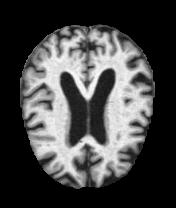
#> input picture dementia/test/MildDemented/26 (19).jpg, 176 x 208 px; its folder holds only this picture in this run
$ python glcm_refsi.py   (older library calls are emulated)
#> lines starting #> are read from the running program, lines starting #| are printed output that depends on the picture
import numpy as np
import matplotlib.pyplot as plt
import glob
import cv2
import os
import seaborn as sns
import pandas as pd
from skimage.filters import sobel
from skimage.feature import greycomatrix, greycoprops
from skimage.measure import shannon_entropy

#Resize images to
SIZE = 128

#Capture images and labels into arrays.
#Start by creating empty lists.
train_images = []
train_labels = []
#for directory_path in glob.glob("cell_images/train/*"):
for directory_path in glob.glob("dementia/train/*"):
    label = directory_path.split("\\")[-1]
    print(label)
    for img_path in glob.glob(os.path.join(directory_path, "*.jpg")):
        print(img_path)
        img = cv2.imread(img_path, 0) #Reading color images
        img = cv2.resize(img, (SIZE, SIZE)) #Resize images
        train_images.append(img)
        train_labels.append(label)

train_images = np.array(train_images)
train_labels = np.array(train_labels)

#Do exactly the same for test/validation images
# test
test_images = []
test_labels = []
#for directory_path in glob.glob("cell_images/test/*"):
for directory_path in glob.glob("dementia/test/*"):
    fruit_label = directory_path.split("\\")[-1]
    for img_path in glob.glob(os.path.join(directory_path, "*.jpg")):
        img = cv2.imread(img_path, 0)
#> img is the input picture: shape (208, 176); min 0, max 254, mean 69.6
        img = cv2.resize(img, (SIZE, SIZE))
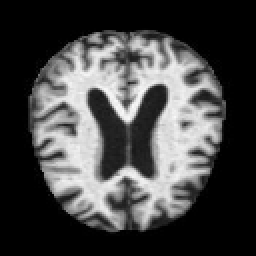
#> img: shape (128, 128) (shown 2 times larger); min 0, max 250, mean 69.6
        test_images.append(img)
        test_labels.append(fruit_label)
#> pass 2 of the loop `for directory_path in glob.glob("dementia/test/*"):`:
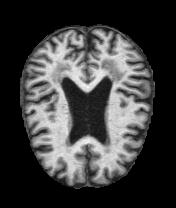
#> input picture dementia/test/NonDemented/26 (74).jpg, 176 x 208 px
#> img is the input picture: shape (208, 176); min 0, max 251, mean 61.7
#> `img = cv2.resize(img, (SIZE, SIZE))`:
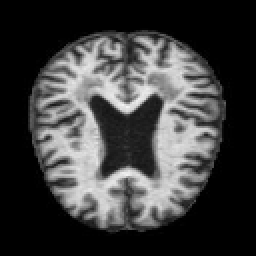
#> img: shape (128, 128) (shown 2 times larger); min 0, max 244, mean 61.6

test_images = np.array(test_images)
test_labels = np.array(test_labels)

#Encode labels from text (folder names) to integers.
from sklearn import preprocessing
le = preprocessing.LabelEncoder()
le.fit(test_labels)
test_labels_encoded = le.transform(test_labels)
le.fit(train_labels)
train_labels_encoded = le.transform(train_labels)

#Split data into test and train datasets (already split but assigning to meaningful convention)
#If you only have one dataset then split here
x_train, y_train, x_test, y_test = train_images, train_labels_encoded, test_images, test_labels_encoded
#> x_train = empty array; y_train = empty array; y_test = [0, 1]

# Normalize pixel values to between 0 and 1
#x_train, x_test = x_train / 255.0, x_test / 255.0

###################################################################
# FEATURE EXTRACTOR function
# input shape is (n, x, y, c) - number of images, x, y, and channels
def feature_extractor(dataset):
    image_dataset = pd.DataFrame()
    for image in range(dataset.shape[0]):  #iterate through each file
        #print(image)

        df = pd.DataFrame()  #Temporary data frame to capture information for each loop.
        #Reset dataframe to blank after each loop.

        img = dataset[image, :,:]
    ################################################################
    #START ADDING DATA TO THE DATAFRAME
         #Full image
        #GLCM = greycomatrix(img, [1], [0, np.pi/4, np.pi/2, 3*np.pi/4])
        GLCM = greycomatrix(img, [1], [0])
        GLCM_Energy = greycoprops(GLCM, 'energy')[0]
        df['Energy'] = GLCM_Energy
        GLCM_corr = greycoprops(GLCM, 'correlation')[0]
        df['Corr'] = GLCM_corr
        GLCM_diss = greycoprops(GLCM, 'dissimilarity')[0]
        df['Diss_sim'] = GLCM_diss
        GLCM_hom = greycoprops(GLCM, 'homogeneity')[0]
        df['Homogen'] = GLCM_hom
        GLCM_contr = greycoprops(GLCM, 'contrast')[0]
        df['Contrast'] = GLCM_contr


        GLCM2 = greycomatrix(img, [3], [0])
        GLCM_Energy2 = greycoprops(GLCM2, 'energy')[0]
        df['Energy2'] = GLCM_Energy2
        GLCM_corr2 = greycoprops(GLCM2, 'correlation')[0]
        df['Corr2'] = GLCM_corr2
        GLCM_diss2 = greycoprops(GLCM2, 'dissimilarity')[0]
        df['Diss_sim2'] = GLCM_diss2
        GLCM_hom2 = greycoprops(GLCM2, 'homogeneity')[0]
        df['Homogen2'] = GLCM_hom2
        GLCM_contr2 = greycoprops(GLCM2, 'contrast')[0]
        df['Contrast2'] = GLCM_contr2

        GLCM3 = greycomatrix(img, [5], [0])
        GLCM_Energy3 = greycoprops(GLCM3, 'energy')[0]
        df['Energy3'] = GLCM_Energy3
        GLCM_corr3 = greycoprops(GLCM3, 'correlation')[0]
        df['Corr3'] = GLCM_corr3
        GLCM_diss3 = greycoprops(GLCM3, 'dissimilarity')[0]
        df['Diss_sim3'] = GLCM_diss3
        GLCM_hom3 = greycoprops(GLCM3, 'homogeneity')[0]
        df['Homogen3'] = GLCM_hom3
        GLCM_contr3 = greycoprops(GLCM3, 'contrast')[0]
        df['Contrast3'] = GLCM_contr3

        GLCM4 = greycomatrix(img, [0], [np.pi/4])
        GLCM_Energy4 = greycoprops(GLCM4, 'energy')[0]
        df['Energy4'] = GLCM_Energy4
        GLCM_corr4 = greycoprops(GLCM4, 'correlation')[0]
        df['Corr4'] = GLCM_corr4
        GLCM_diss4 = greycoprops(GLCM4, 'dissimilarity')[0]
        df['Diss_sim4'] = GLCM_diss4
        GLCM_hom4 = greycoprops(GLCM4, 'homogeneity')[0]
        df['Homogen4'] = GLCM_hom4
        GLCM_contr4 = greycoprops(GLCM4, 'contrast')[0]
        df['Contrast4'] = GLCM_contr4

        GLCM5 = greycomatrix(img, [0], [np.pi/2])
        GLCM_Energy5 = greycoprops(GLCM5, 'energy')[0]
        df['Energy5'] = GLCM_Energy5
        GLCM_corr5 = greycoprops(GLCM5, 'correlation')[0]
        df['Corr5'] = GLCM_corr5
        GLCM_diss5 = greycoprops(GLCM5, 'dissimilarity')[0]
        df['Diss_sim5'] = GLCM_diss5
        GLCM_hom5 = greycoprops(GLCM5, 'homogeneity')[0]
        df['Homogen5'] = GLCM_hom5
        GLCM_contr5 = greycoprops(GLCM5, 'contrast')[0]
        df['Contrast5'] = GLCM_contr5

        #Add more filters as needed
        #entropy = shannon_entropy(img)
        #df['Entropy'] = entropy


        #Append features from current image to the dataset
        image_dataset = image_dataset.append(df)

    return image_dataset
####################################################################
#Extract features from training images
image_features = feature_extractor(x_train)
#> image_features = table of 0 rows and 0 columns

#Resize images to
SIZE = 128

#Capture images and labels into arrays.
#Start by creating empty lists.
train_images = []
train_labels = []
#for directory_path in glob.glob("cell_images/train/*"):
for directory_path in glob.glob("dementia/train/*"):
    label = directory_path.split("\\")[-1]
    print(label)
    for img_path in glob.glob(os.path.join(directory_path, "*.jpg")):
        print(img_path)
        img = cv2.imread(img_path, 0) #Reading color images
        img = cv2.resize(img, (SIZE, SIZE)) #Resize images
        train_images.append(img)
        train_labels.append(label)

train_images = np.array(train_images)
train_labels = np.array(train_labels)

#Do exactly the same for test/validation images
# test
test_images = []
test_labels = []
#for directory_path in glob.glob("cell_images/test/*"):
for directory_path in glob.glob("dementia/test/*"):
    fruit_label = directory_path.split("\\")[-1]
    for img_path in glob.glob(os.path.join(directory_path, "*.jpg")):
        img = cv2.imread(img_path, 0)
        img = cv2.resize(img, (SIZE, SIZE))
        test_images.append(img)
        test_labels.append(fruit_label)
#> pass 2 of the loop `for directory_path in glob.glob("dementia/test/*"):`:

test_images = np.array(test_images)
test_labels = np.array(test_labels)

#Encode labels from text (folder names) to integers.
from sklearn import preprocessing
le = preprocessing.LabelEncoder()
le.fit(test_labels)
test_labels_encoded = le.transform(test_labels)
le.fit(train_labels)
train_labels_encoded = le.transform(train_labels)

#Split data into test and train datasets (already split but assigning to meaningful convention)
#If you only have one dataset then split here
x_train, y_train, x_test, y_test = train_images, train_labels_encoded, test_images, test_labels_encoded

# Normalize pixel values to between 0 and 1
#x_train, x_test = x_train / 255.0, x_test / 255.0

###################################################################
# FEATURE EXTRACTOR function
# input shape is (n, x, y, c) - number of images, x, y, and channels
# [42 lines left out: function feature_extractor, not called in this run]
